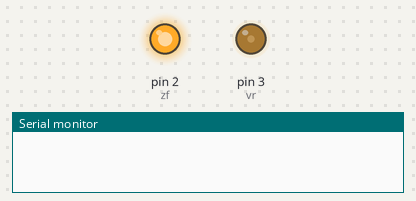
The sketch below on a simulated Arduino Mega 2560, built with avr-gcc and run on an emulated ATmega2560. Shown: output pins drawn as LEDs (lit = HIGH), the last lines printed to the serial monitor.

Above: at 0.1 s.
At 10.1 s:
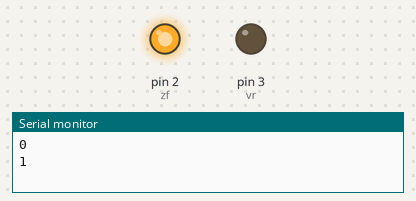
At 15.1 s:
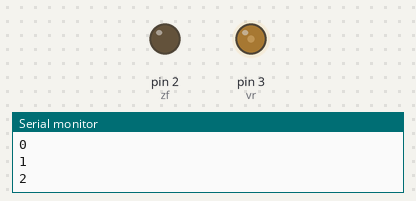
At 20.1 s:
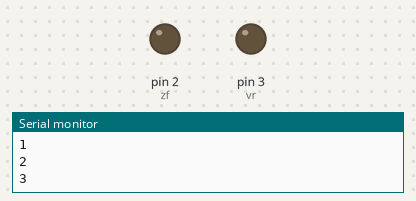
Timing chart, 0 to 21.6 s (numbered marks = the images above):
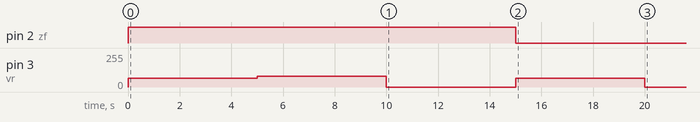

Measured:
- by itself, pin 2 (zf): HIGH → LOW at 15.0 s
- by itself, pin 3 (vr): 0/255 → 65/255 at 0.00 s, → 80/255 5.0 s later, → 0/255 5.0 s later, → 65/255 5.0 s later, … (5 changes in this stretch)

The sketch:

optical_encoder_works.ino
```cpp
//pins should be only 2,3,5 because TCCR3B
int zf = 2;
int vr = 3;
int sensor = 6;

//int pwm = 45;
int a = 0;
int b = 0;
long counter = 0;
float angle;
int r=0;


void setup() {


  pinMode(zf, OUTPUT);
  pinMode(sensor, INPUT);
  pinMode(vr,INPUT);
  digitalWrite(zf, HIGH);
  //analogWrite(vr, pwm);
  Serial.begin(9600);
  int myEraser = 7; // this is 111 in binary and is used as an eraser
  TCCR3B &= ~myEraser; // this operation (AND plus NOT), set the three bits in TCCR2B to 0
  int myPrescaler = 2; // this could be a number in [1 , 6]. In this case, 3 corresponds in binary to 011.
  TCCR3B |= myPrescaler; //this operation (OR), replaces the last three bits in TCCR2B with our new value 011

}
void loop() {
  //a = digitalRead(sensor);
  if (r==0)
  {
  analogWrite(vr, 65);
  delay(5000);
  Serial.print(r);
  Serial.println();
  r=1;
  }
  if (r==1)
  {
  analogWrite(vr, 80);
  delay(5000);
  Serial.print(r);
  Serial.println();
  r=2;
  }
  if (r==2)
  {
  analogWrite(vr, 0);
  delay(5000);
  Serial.print(r);
  Serial.println();
  r=3;
  }
  if (r==3)
  {
  digitalWrite(zf,LOW);
  analogWrite(vr, 65);
  delay(5000);
  Serial.print(r);
  Serial.println();
  r=4;
    }
  if (r==4)
  {
  digitalWrite(zf,LOW);
  analogWrite(vr, 0);
  delay(5000);
  Serial.print(r);
  Serial.println();
  }

    //if (a!=b){
    //counter++;
    //angle = counter * 360 /200;
    //Serial.print(angle);
    //Serial.println();

    //if (angle>150){
      //analogWrite(vr, 0);
    //}
    //b = a;
  //}
  }
```
